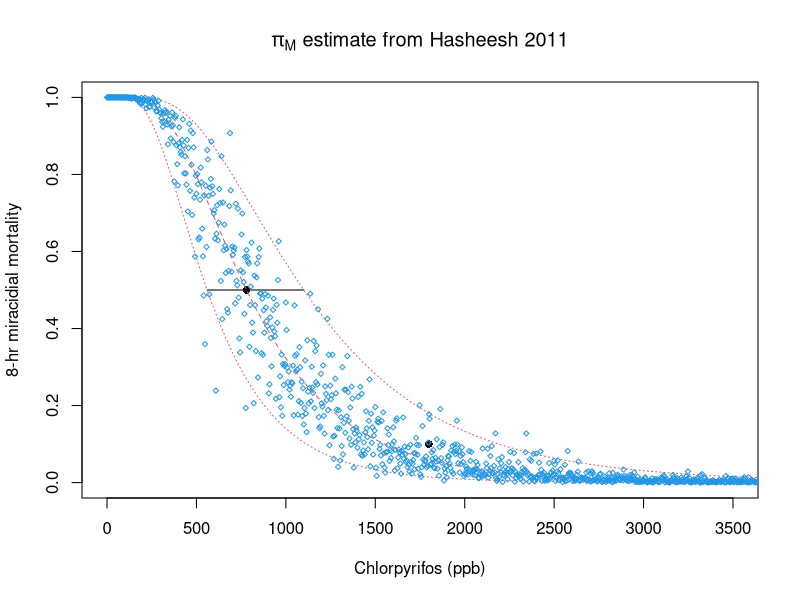
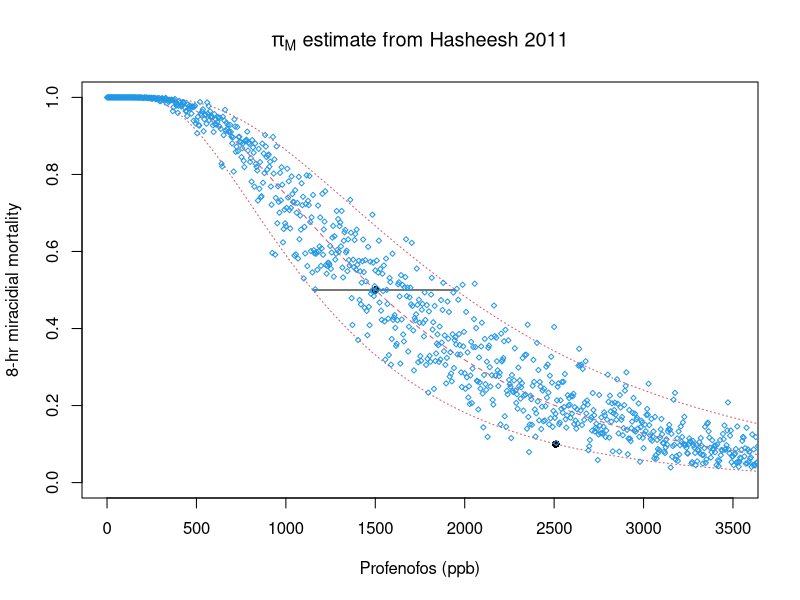
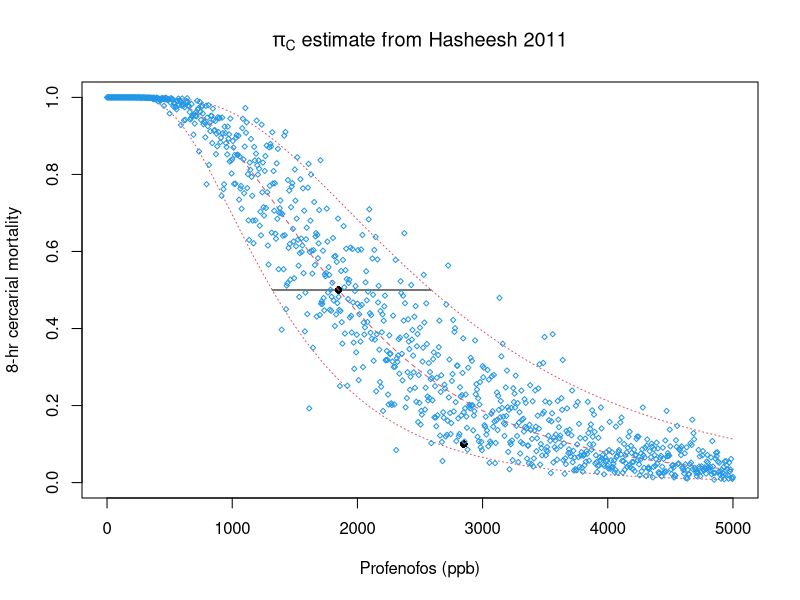
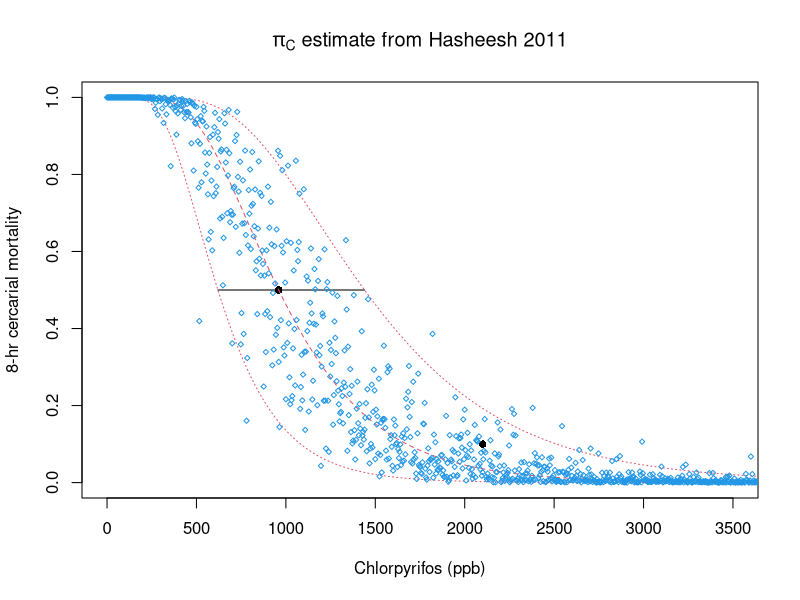

Write the R code that produced these figures, in order.
#This work is licensed under a Creative Commons Attribution-NonCommercial 4.0 International License#########
#<http://creativecommons.org/licenses/by-nc/4.0/> by Christopher Hoover, Arathi Arakala, Manoj Gambhir 
#and Justin Remais. This work was supported in part by the National Institutes of Health/National Science 
#Foundation Ecology of Infectious Disease program funded by the Fogarty International Center 
#(grant R01TW010286), the National Institute of Allergy and Infectious Diseases (grant K01AI091864), 
#and the National Science Foundation Water Sustainability and Climate Program (grant 1360330).

#Per the terms of this license, if you are making derivative use of this work, you must identify that 
#your work is a derivative work, give credit to the original work, provide a link to the license, 
#and indicate changes that were made.###############
    
#Toxicity to miracidia and cercariae from table 5 ###############
#ChlorP miracidia #########
piM.ch = data.frame(conc = c(0.78, 1.8),
                    mort = c(.50 , .90),
                    surv = 0)
piM.ch$surv = 1 - piM.ch$mort

  plot(piM.ch$conc*1000, piM.ch$surv, pch = 16, ylim = c(0,1), xlim = c(0,3500),
       xlab = 'Chlorpyrifos (ppb)', ylab = '8-hr miracidial mortality',
       main = expression(paste(pi[M], ' estimate from Hasheesh 2011')))
    segments(x0 = 560, y0 = 0.5, x1 = 1100, y1 = 0.5)

lc50.chlor.hash.mir = 0.78
  se.lc50.chlor.hash.mir = mean(log(1.1/lc50.chlor.hash.mir), log(lc50.chlor.hash.mir/0.56)) / 1.96
slp.chlor.hash.mir = 1.86

#function based on provided values
fx.piM.chlor = function(In, lc = lc50.chlor.hash.mir){
  ins = In/1000
  1-pnorm(slp.chlor.hash.mir * log(ins/lc))
}

  lines(seq(0,4000,10), sapply(seq(0,4000,10), fx.piM.chlor), lty = 2, col = 2)
  lines(seq(0,4000,10), sapply(seq(0,4000,10), fx.piM.chlor, lc = 1.1), lty = 3, col = 2)
  lines(seq(0,4000,10), sapply(seq(0,4000,10), fx.piM.chlor, lc = 0.56), lty = 3, col = 2)

piM_ch_Hash11_uncertainty = function(In){
  ins = In/1000
  lc50 = exp(rnorm(1, log(lc50.chlor.hash.mir), se.lc50.chlor.hash.mir))
  1 - pnorm(slp.chlor.hash.mir * log(ins/lc50))
}
  points(seq(0,4000,4), sapply(seq(0,4000,4), piM_ch_Hash11_uncertainty, simplify = T), 
         pch = 5, col = 4, cex = 0.5)

#Profenofos miracidia #########
piM.pr = data.frame(conc = c(1.5, 2.51),
                    mort = c(.50 , .90),
                    surv = 0)
  piM.pr$surv = 1 - piM.pr$mort
  
plot(piM.pr$conc*1000, piM.pr$surv, pch = 16, ylim = c(0,1), xlim = c(0,3500),
     xlab = 'Profenofos (ppb)', ylab = '8-hr miracidial mortality',
     main = expression(paste(pi[M], ' estimate from Hasheesh 2011')))
  segments(x0 = 1150, y0 = 0.5, x1 = 1950, y1 = 0.5)
  
lc50.prof.hash.mir = 1.5
  se.lc50.prof.hash.mir = mean(log(1.95/lc50.prof.hash.mir), log(lc50.prof.hash.mir/1.15)) / 1.96
slp.prof.hash.mir = 1.64
  
#function based on provided values
fx.piM.prof = function(In, lc = lc50.prof.hash.mir){
  ins = In/1000
  1-pnorm(slp.prof.hash.mir * log(ins/lc))
}
  
  lines(seq(0,4000,10), sapply(seq(0,4000,10), fx.piM.prof), lty = 2, col = 2)
  lines(seq(0,4000,10), sapply(seq(0,4000,10), fx.piM.prof, lc = 1.95), lty = 3, col = 2)
  lines(seq(0,4000,10), sapply(seq(0,4000,10), fx.piM.prof, lc = 1.15), lty = 3, col = 2)
  
piM_pr_Hash11_uncertainty = function(In){
  ins = In/1000
  lc50 = exp(rnorm(1, log(lc50.prof.hash.mir), se.lc50.prof.hash.mir))
  1 - pnorm(slp.prof.hash.mir * log(ins/lc50))
}

  points(seq(0,4000,4), sapply(seq(0,4000,4), piM_pr_Hash11_uncertainty, simplify = T), 
         pch = 5, col = 4, cex = 0.5)
  
#profenofos cercariae #######
piC.pr = data.frame(conc = c(1.85, 2.85),
                    mort = c(.50 , .90),
                    surv = 0)
  piC.pr$surv = 1 - piC.pr$mort
  
plot(piC.pr$conc*1000, piC.pr$surv, pch = 16, ylim = c(0,1), xlim = c(0,5000),
     xlab = 'Profenofos (ppb)', ylab = '8-hr cercarial mortality',
     main = expression(paste(pi[C], ' estimate from Hasheesh 2011')))
  segments(x0 = 1320, y0 = 0.5, x1 = 2590, y1 = 0.5)
  
lc50.prof.hash.cerc = 1.85
  se.lc50.prof.hash.cerc = mean(log(2.59/lc50.prof.hash.cerc), log(lc50.prof.hash.cerc/1.32)) / 1.96
slp.prof.hash.cerc = 1.84
  
#function based on provided values
fx.piC.prof = function(In, lc = lc50.prof.hash.cerc){
  ins = In/1000
  1-pnorm(slp.prof.hash.cerc * log(ins/lc))
}
  
  lines(seq(0,5000,10), sapply(seq(0,5000,10), fx.piC.prof), lty = 2, col = 2)
  lines(seq(0,5000,10), sapply(seq(0,5000,10), fx.piC.prof, lc = 2.59), lty = 3, col = 2)
  lines(seq(0,5000,10), sapply(seq(0,5000,10), fx.piC.prof, lc = 1.32), lty = 3, col = 2)
  
  piC_pr_Hash11_uncertainty = function(In){
    ins = In/1000
    lc50 = exp(rnorm(1, log(lc50.prof.hash.cerc), se.lc50.prof.hash.cerc))
    1 - pnorm(slp.prof.hash.cerc * log(ins/lc50))
  }
  
  points(seq(0,5000,5), sapply(seq(0,5000,5), piC_pr_Hash11_uncertainty, simplify = T), 
         pch = 5, col = 4, cex = 0.5)
  
#chlorpyrifos cercariae #######
piC.ch = data.frame(conc = c(0.96, 2.1),
                    mort = c(.50 , .90),
                    surv = 0)
  piC.ch$surv = 1 - piC.ch$mort

plot(piC.ch$conc*1000, piC.ch$surv, pch = 16, ylim = c(0,1), xlim = c(0,3500),
     xlab = 'Chlorpyrifos (ppb)', ylab = '8-hr cercarial mortality',
     main = expression(paste(pi[C], ' estimate from Hasheesh 2011')))
  segments(x0 = 620, y0 = 0.5, x1 = 1440, y1 = 0.5)

lc50.chlor.hash.cerc = 0.96
  se.lc50.chlor.hash.cerc = mean(log(1.44/lc50.chlor.hash.cerc), log(lc50.chlor.hash.cerc/0.62)) / 1.96
slp.chlor.hash.cerc = 2.3

#function based on provided values
fx.piC.chlor = function(In, lc = lc50.chlor.hash.cerc){
  ins = In/1000
  1-pnorm(slp.chlor.hash.cerc * log(ins/lc))
}

  lines(seq(0,4000,10), sapply(seq(0,4000,10), fx.piC.chlor), lty = 2, col = 2)
  lines(seq(0,4000,10), sapply(seq(0,4000,10), fx.piC.chlor, lc = 1.44), lty = 3, col = 2)
  lines(seq(0,4000,10), sapply(seq(0,4000,10), fx.piC.chlor, lc = 0.62), lty = 3, col = 2)

piC_ch_Hash11_uncertainty = function(In){
  ins = In/1000
  lc50 = exp(rnorm(1, log(lc50.chlor.hash.cerc), se.lc50.chlor.hash.cerc))
  1 - pnorm(slp.chlor.hash.cerc * log(ins/lc50))
}

  points(seq(0,4000,4), sapply(seq(0,4000,4), piC_ch_Hash11_uncertainty, simplify = T), 
         pch = 5, col = 4, cex = 0.5)
